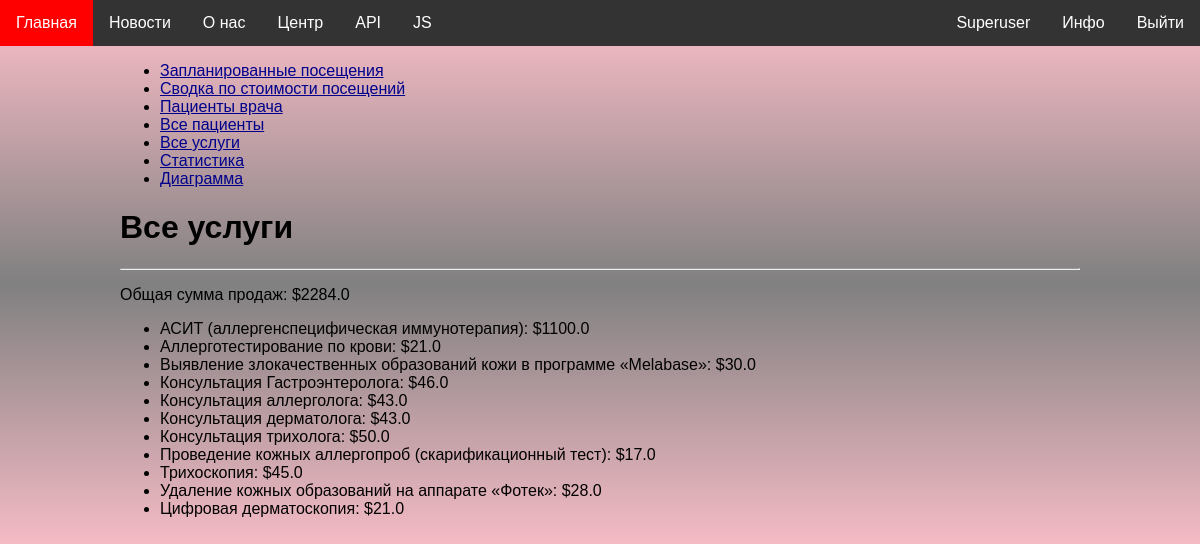
The app's page /stats/services_and_sales/ (signed in) with its own data.
### services/models.py (models this page shows, shortened)
class Service(models.Model):
    name = models.CharField(max_length=100)
    subcategory = models.ForeignKey(SubCategory, on_delete=models.CASCADE)
    price = models.FloatField(validators=[MinValueValidator(0.0), MaxValueValidator(999999999)])

### stats/views.py (the view)
# urls.py: path('services_and_sales/', services_and_sales, name='services_and_sales'),
@user_passes_test(lambda user: user.is_superuser)
def services_and_sales(request):
    services = Service.objects.order_by('name')
    sales = 0.0
    for order in Order.objects.filter(status='completed'):
        sales += order.service.price
    context = {
        'services': services,
        'sales': sales,
    }
    logger.info('Displayed services_and_sales')
    return render(request, 'stats/services_and_sales.html', context)

### website/templatetags/custom_tags.py (called while the page is built)
@register.simple_tag
def current_times():
    return {
        'local_time': datetime.now().strftime("%Y-%m-%d %H:%M:%S"),
        'utc_time':  datetime.now(timezone.utc).strftime("%Y-%m-%d %H:%M:%S"),
        'time_zone': timezone.get_current_timezone()
    }

@register.simple_tag
def date_range(num):
    today = datetime.now()
    date_list = [today + timedelta(days=i) for i in range(num)]
    return date_list

### stats/templates/stats/services_and_sales.html (shortened to what this page needs)
{% extends 'stats/base_content.html' %}
{% block page_content %}
    <h1>Все услуги</h1>
    <hr>
    <p>Общая сумма продаж: ${{ sales }}</p>
    <ul>
        {% for service in services %}
            <li>{{ service.name }}: ${{ service.price }}</li>
        {% endfor %}
    </ul>
{% endblock %}

### website/static/website/css/styles.css (style rules this page uses)
* { font-family: Arial; }
body { padding: 0; margin: 0; }
body { background-image: linear-gradient(to bottom, rgba(190,255,241), rgba(208,208,255), rgba(190,255,241)); transition: background-color 2s; }
@media (max-width: 1280px) or (max-height: 720px) { body { background-image: linear-gradient(to top, pink, gray, pink); } }

### records on screen
Service: name "АСИТ (аллергенспецифическая иммунотерапия)", price "1100.0"
Service: name "Аллерготестирование по крови", price "21.0"
Service: name "Выявление злокачественных образований кожи в программе «Melabase»", price "30.0"
Service: name "Консультация Гастроэнтеролога", price "46.0"
Service: name "Консультация аллерголога", price "43.0"
Service: name "Консультация дерматолога", price "43.0"
Service: name "Консультация трихолога", price "50.0"
Service: name "Проведение кожных аллергопроб (скарификационный тест)", price "17.0"
Service: name "Трихоскопия", price "45.0"
Service: name "Удаление кожных образований на аппарате «Фотек»", price "28.0"
Service: name "Цифровая дерматоскопия", price "21.0"

### other values on screen
{{ sales }} "2284.0"
